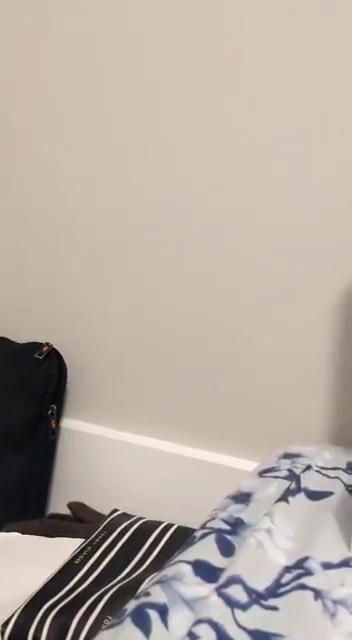
#> input picture frame 37 of Assignment 3/video copy.mp4, 352 x 640 px
$ jupyter execute Assignment3.ipynb
#> lines starting #> are read from the running program, lines starting #| are printed output that depends on the picture
[cell 1]
import cv2
import glob
import numpy as np
import matplotlib.pyplot as plt
from scipy.signal import fftconvolve,convolve2d
import math

SSD or Normalized correlation

[cell 2]
vidcap = cv2.VideoCapture(r'/Users/udithracha/Desktop/shruthi/Assignment 3/video copy.mp4')
success,image = vidcap.read()
#> image is the input picture: shape (640, 352, 3); mean B, G, R 162.4, 171.7, 182
count = 0
while success:
    success,image = vidcap.read()
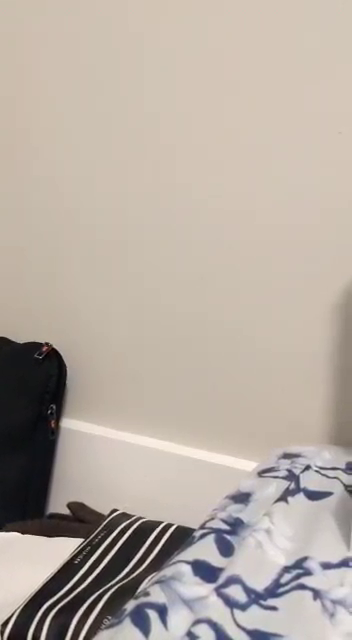
#> input picture frame 38 of Assignment 3/video copy.mp4, 352 x 640 px
#> image is the input picture: shape (640, 352, 3); mean B, G, R 162.5, 171.8, 182.1
    if count%30==0 :
        image=cv2.flip(image,-1)
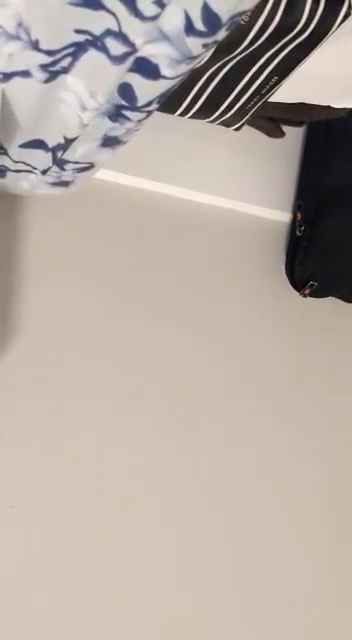
#> image: shape (640, 352, 3); mean B, G, R 162.5, 171.8, 182.1
        cv2.imwrite(r'/Users/udithracha/Desktop/shruthi/Assignment 3/frame%d.jpg' % count, image)     # save frame as JPEG file
        print('Read a new frame: ', success)
#| Read a new frame:  True
    count += 1
